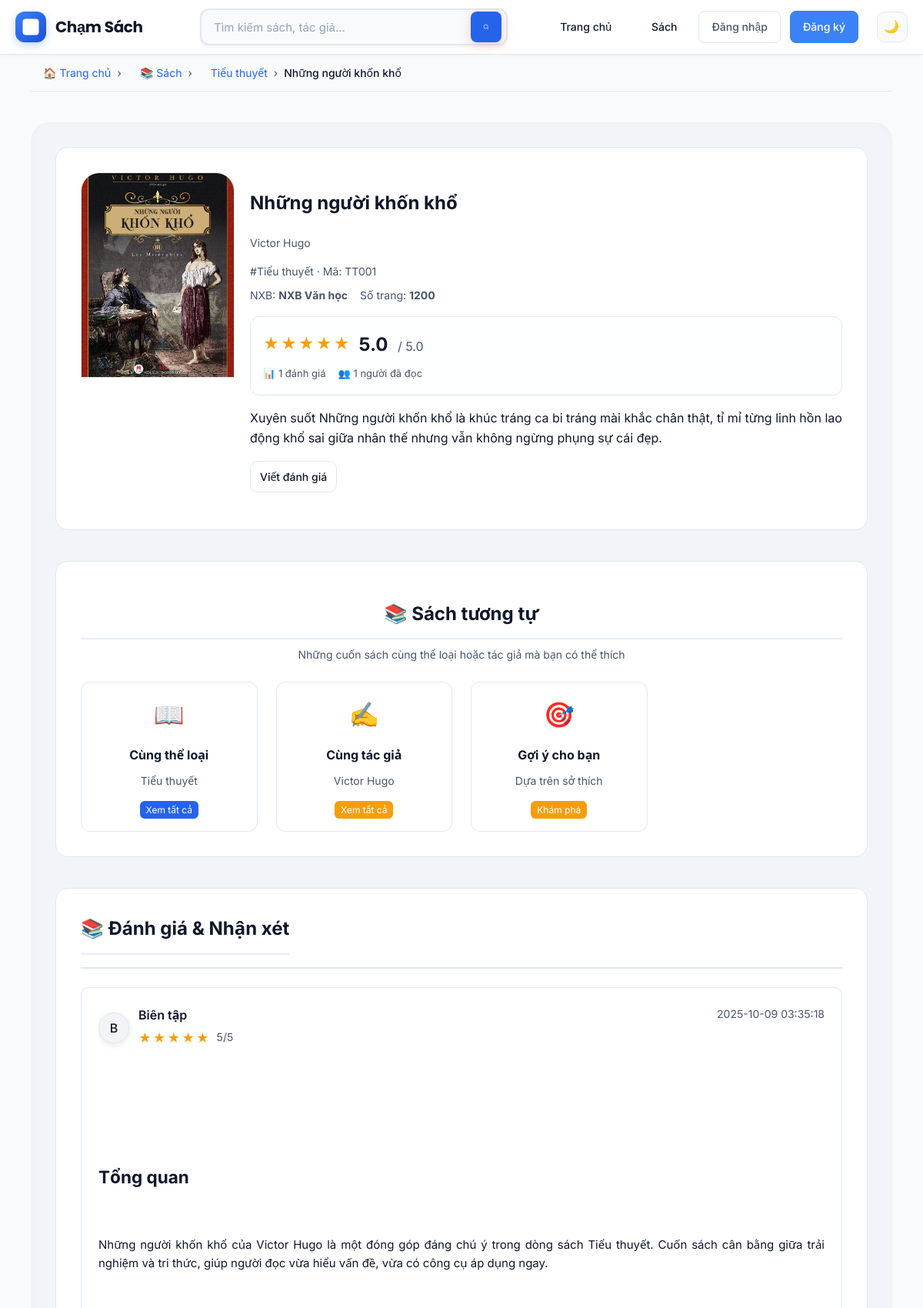
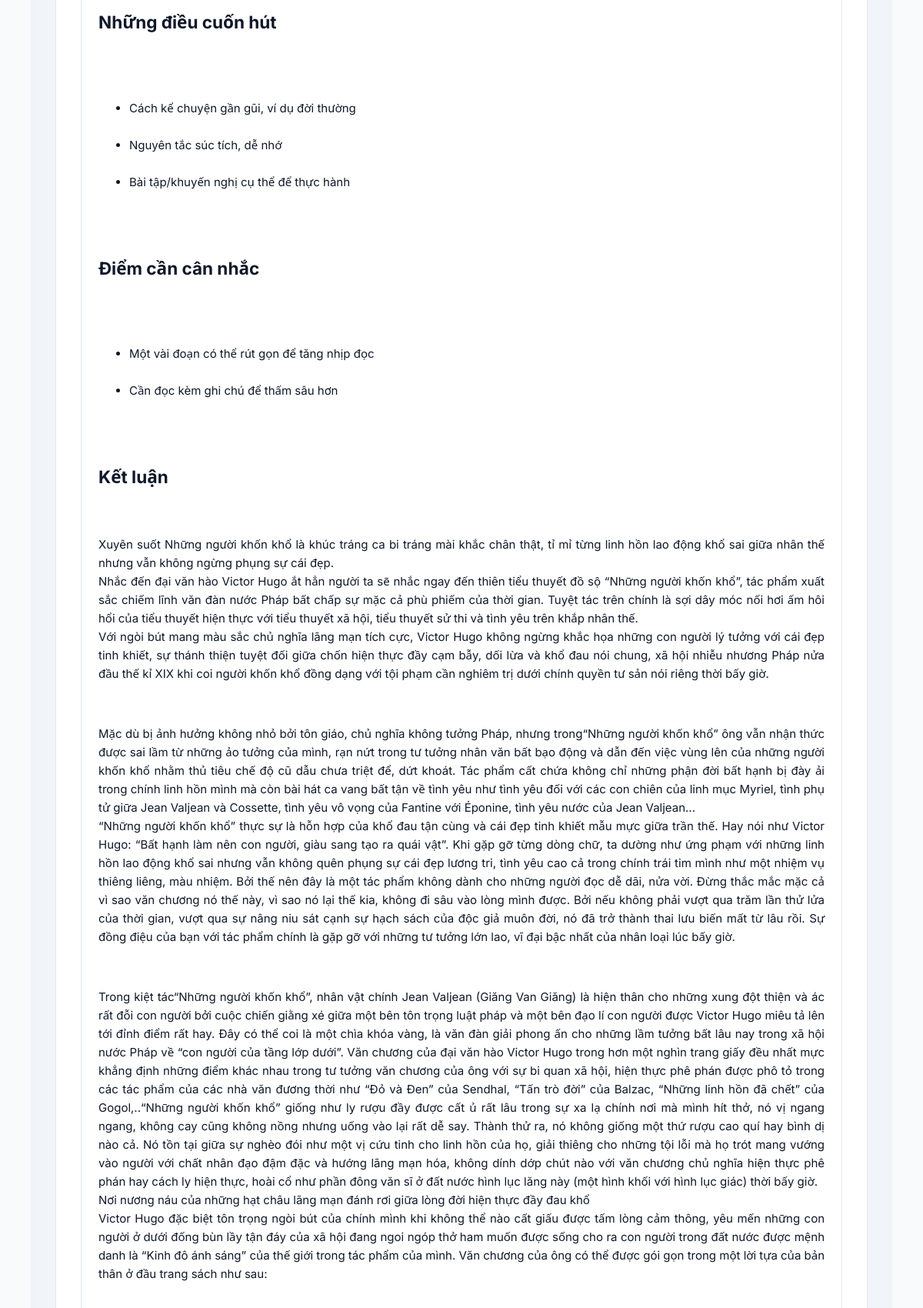
The page /books/55 (upper part) on the database its author committed (2 pictures, top to bottom).
### models.py (models this page shows)
class Book(db.Model):
    __tablename__ = "books"
    id = db.Column(db.Integer, primary_key=True)
    title = db.Column(db.String(255), nullable=False, index=True)
    author = db.Column(db.String(255), nullable=False, index=True)
    description = db.Column(db.Text)
    cover_url = db.Column(db.String(512))
    genre = db.Column(db.String(100))
    publisher = db.Column(db.String(255))
    num_pages = db.Column(db.Integer)
    book_code = db.Column(db.String(100), unique=True, index=True)
    created_at = db.Column(db.DateTime, nullable=False, default=datetime.utcnow, index=True)
    category_id = db.Column(db.Integer, db.ForeignKey("categories.id"), index=True)
    price = db.Column(db.Numeric(10, 2), nullable=False, default=0)
    stock = db.Column(db.Integer, nullable=False, default=0)
    isbn = db.Column(db.String(50), unique=True)
    is_active = db.Column(db.Boolean, nullable=False, default=True, index=True)
    category = db.relationship("Category", back_populates="books", lazy="joined")
    order_items = db.relationship("OrderItem", back_populates="book")

### tables this page shows
CREATE TABLE reviews (
    id INTEGER PRIMARY KEY AUTOINCREMENT,
    book_id INTEGER NOT NULL,
    reviewer TEXT NOT NULL,
    rating INTEGER CHECK(rating BETWEEN 1 AND 5) NOT NULL,
    content TEXT,
    created_at DATETIME DEFAULT CURRENT_TIMESTAMP, status TEXT DEFAULT 'approved', moderated_at DATETIME, moderated_by TEXT, reject_reason TEXT, details TEXT,
    FOREIGN KEY(book_id) REFERENCES books(id) ON DELETE CASCADE
);

### app.py (the view, shortened to what this page needs)
    @app.route("/books/<int:book_id>")
    def book_detail(book_id: int):
        db = get_db()
        book = db.execute(
            """SELECT id, title, author, cover_url, description, COALESCE(genre,'Khác') as genre,
               publisher, num_pages, book_code, category_id, COALESCE(price, 0) as price,
               COALESCE(stock, 0) as stock FROM books WHERE id=? AND (is_active IS NULL OR is_active=1)""",
            (book_id,),
        ).fetchone()
        if not book:
            flash("Không tìm thấy sách.")
            return redirect(url_for("books_list"))
        book = SimpleNamespace(**dict(book))
        reviews = db.execute(
            "SELECT id, reviewer, rating, content, details, created_at, status FROM reviews WHERE book_id=? AND status='approved' ORDER BY created_at DESC",
            (book_id,),
        ).fetchall()
        review_ids = [r["id"] for r in reviews]
        votes_map = {}
        if review_ids:
            qmarks = ",".join(["?"] * len(review_ids))
            rows = db.execute(f"SELECT review_id, COUNT(1) as c FROM review_votes WHERE review_id IN ({qmarks}) GROUP BY review_id", review_ids).fetchall()
            votes_map = {row["review_id"]: row["c"] for row in rows}
        comments_map = {}
        if review_ids:
            qmarks = ",".join(["?"] * len(review_ids))
            rows = db.execute(f"SELECT id, review_id, parent_id, author, content, created_at FROM review_comments WHERE review_id IN ({qmarks}) ORDER BY created_at ASC", review_ids).fetchall()
            for row in rows:
                comments_map.setdefault(row["review_id"], []).append(row)
        tags = db.execute(
            "SELECT t.name FROM tags t JOIN book_tags bt ON bt.tag_id=t.id WHERE bt.book_id=? ORDER BY t.name",
            (book_id,),
        ).fetchall()
        avg_row = db.execute("SELECT ROUND(AVG(rating),1) as avg_rating, COUNT(1) as total FROM reviews WHERE book_id=? AND status='approved'", (book_id,)).fetchone()
        avg_rating = avg_row["avg_rating"] if avg_row and avg_row["avg_rating"] is not None else None
        total_reviews = avg_row["total"] if avg_row else 0
        is_bookmarked = False
        if session.get("user_id"):
            row = db.execute("SELECT 1 FROM bookmarks WHERE user_id=? AND book_id=?", (session["user_id"], book_id)).fetchone()
            is_bookmarked = bool(row)
        current_shelf = None
        if session.get("user_id"):
            shelf_row = db.execute("SELECT shelf_type FROM user_shelves WHERE user_id=? AND book_id=?", (session["user_id"], book_id)).fetchone()
            if shelf_row:
                current_shelf = shelf_row["shelf_type"]
        return render_template("book_detail.html", book=book, reviews=reviews, avg_rating=avg_rating, total_reviews=total_reviews, tags=[r[0] for r in tags], votes_map=votes_map, comments_map=comments_map, render_markdown=render_markdown_safe, is_bookmarked=is_bookmarked, current_shelf=current_shelf, total_readers=total_reviews)

### utils/markdown.py (called while the page is built)
def render_markdown_safe(text: str) -> str:
    if not text:
        return ""
    html = md.render(text)
    return bleach.clean(
        html,
        tags=ALLOWED_TAGS,
        attributes=ALLOWED_ATTRS,
        protocols=["http", "https", "mailto"],
        strip=True
    )

### templates/book_detail.html (shortened to what this page needs)
{% extends 'base.html' %}
{% block content %}
<nav class="breadcrumb" style="margin-bottom: 16px; padding: 12px 0; border-bottom: 1px solid var(--border);">
  <div style="display: flex; align-items: center; gap: 8px; font-size: 14px; color: var(--muted);">
    <a href="{{ url_for('home') }}" style="color: var(--primary); text-decoration: none;">🏠 Trang chủ</a>
    <span>›</span>
    <a href="{{ url_for('books_list') }}" style="color: var(--primary); text-decoration: none;">📚 Sách</a>
    {% if book.genre %}
    <span>›</span>
    <a href="{{ url_for('books_list', genre=book.genre) }}" style="color: var(--primary); text-decoration: none;">{{ book.genre }}</a>
    {% endif %}
    <span>›</span>
    <span style="color: var(--text); font-weight: 500;">{{ book.title[:30] }}{% if book.title|length > 30 %}...{% endif %}</span>
  </div>
</nav>
<article class="book-detail">
  <div class="book-header" style="gap: 20px;">
    <img src="{{ book.cover_url or url_for('static', filename='placeholder.jpg') }}" alt="{{ book.title }}" class="book-cover">
    <div>
      <h2>{{ book.title }}</h2>
      <p class="muted">{{ book.author }}</p>
      <p class="muted" style="margin:4px 0">#{{ book.genre or 'Khác' }} {% if book.book_code %} · Mã: {{ book.book_code }}{% endif %}</p>
      <ul class="muted" style="list-style:none;padding:0;margin:8px 0;display:flex;gap:16px;flex-wrap:wrap">
        {% if book.publisher %}<li>NXB: <strong>{{ book.publisher }}</strong></li>{% endif %}
        {% if book.num_pages %}<li>Số trang: <strong>{{ book.num_pages }}</strong></li>{% endif %}
      </ul>
      {% if avg_rating %}
      <div class="rating-section" style="margin: 16px 0; padding: 16px; background: color-mix(in oklab, var(--panel) 92%, var(--bg)); border-radius: 12px; border: 1px solid var(--border);">
        <div class="rating-display" style="display: flex; align-items: center; gap: 12px; margin-bottom: 8px;">
          <div class="stars-display" style="display: flex; gap: 2px;">
            {% for i in range(5) %}
              <span style="font-size: 20px; color: {% if i < avg_rating|int %}var(--icon-primary){% else %}var(--muted){% endif %};">★</span>
            {% endfor %}
          </div>
          <div class="rating-info">
            <span style="font-size: 24px; font-weight: 700; color: var(--text);">{{ "%.1f"|format(avg_rating) }}</span>
            <span style="color: var(--muted); margin-left: 8px;">/ 5.0</span>
          </div>
        </div>
        <div class="rating-stats" style="display: flex; gap: 16px; font-size: 13px; color: var(--muted); flex-wrap: wrap;">
          <span>📊 {{ total_reviews }} đánh giá</span>
          <span>👥 {{ total_readers }} người đã đọc</span>
        </div>
      </div>
      {% else %}
      <div class="no-rating" style="margin: 16px 0; padding: 16px; background: rgba(255,255,255,0.02); border-radius: 12px; border: 1px dashed var(--border); text-align: center;">
        <p style="margin: 0; color: var(--muted);">Chưa có đánh giá nào. Hãy là người đầu tiên đánh giá cuốn sách này!</p>
      </div>
      {% endif %}
      <p>{{ book.description }}</p>
      <p><a class="btn" href="#write-review-section" id="write-review-btn">Viết đánh giá</a></p>
    </div>
  </div>
  <section class="similar-books" style="margin: 40px 0;">
    <div class="section-header" style="margin-bottom: 24px;">
      <h3 style="margin: 0; font-size: 24px; font-weight: 700; color: var(--text);">📚 Sách tương tự</h3>
      <p style="margin: 8px 0 0 0; color: var(--muted); font-size: 14px;">Những cuốn sách cùng thể loại hoặc tác giả mà bạn có thể thích</p>
    </div>
    <div class="similar-books-grid" style="display: grid; grid-template-columns: repeat(auto-fill, minmax(200px, 1fr)); gap: 20px;">
      <div class="similar-book-card" style="background: var(--panel); border: 1px solid var(--border); border-radius: 12px; padding: 16px; text-align: center; transition: all 0.3s ease; cursor: pointer;" onclick="window.location.href='{{ url_for('books_list', genre=book.genre) }}'">
        <div style="font-size: 32px; margin-bottom: 12px;">📖</div>
        <h4 style="margin: 0 0 8px 0; font-size: 16px; color: var(--text);">Cùng thể loại</h4>
        <p style="margin: 0; color: var(--muted); font-size: 14px;">{{ book.genre or 'Khác' }}</p>
        <div style="margin-top: 12px;">
          <span style="background: var(--primary); color: white; padding: 4px 8px; border-radius: 6px; font-size: 12px;">Xem tất cả</span>
        </div>
      </div>
      <div class="similar-book-card" style="background: var(--panel); border: 1px solid var(--border); border-radius: 12px; padding: 16px; text-align: center; transition: all 0.3s ease; cursor: pointer;" onclick="window.location.href='{{ url_for('books_list', q=book.author) }}'">
        <div style="font-size: 32px; margin-bottom: 12px;">✍️</div>
        <h4 style="margin: 0 0 8px 0; font-size: 16px; color: var(--text);">Cùng tác giả</h4>
        <p style="margin: 0; color: var(--muted); font-size: 14px;">{{ book.author }}</p>
        <div style="margin-top: 12px;">
          <span style="background: var(--accent); color: white; padding: 4px 8px; border-radius: 6px; font-size: 12px;">Xem tất cả</span>
        </div>
      </div>
      <div class="similar-book-card" style="background: var(--panel); border: 1px solid var(--border); border-radius: 12px; padding: 16px; text-align: center; transition: all 0.3s ease; cursor: pointer;" onclick="window.location.href='{{ url_for('books_list') }}'">
        <div style="font-size: 32px; margin-bottom: 12px;">🎯</div>
        <h4 style="margin: 0 0 8px 0; font-size: 16px; color: var(--text);">Gợi ý cho bạn</h4>
        <p style="margin: 0; color: var(--muted); font-size: 14px;">Dựa trên sở thích</p>
        <div style="margin-top: 12px;">
          <span style="background: var(--icon-primary); color: white; padding: 4px 8px; border-radius: 6px; font-size: 12px;">Khám phá</span>
        </div>
      </div>
    </div>
  </section>
  <section id="reviews-section" style="margin-top: 40px;">
    <div class="reviews-header" style="display: flex; justify-content: space-between; align-items: center; margin-bottom: 24px; padding-bottom: 16px; border-bottom: 2px solid var(--border);">
      <h3 style="margin: 0; font-size: 24px; font-weight: 700; color: var(--text);">📚 Đánh giá & Nhận xét</h3>
    </div>
    {% if reviews %}
    <div class="reviews-container" style="display: flex; flex-direction: column; gap: 20px;">
      {% for r in reviews %}
      <div class="review-card" style="background: var(--panel); border: 1px solid var(--border); border-radius: 8px; padding: 20px; transition: all 0.2s ease; position: relative;">
        <div class="review-header" style="display: flex; justify-content: space-between; align-items: flex-start; margin-bottom: 16px;">
          <div style="display: flex; align-items: center; gap: 12px;">
            <div class="reviewer-avatar" style="width: 40px; height: 40px; border-radius: 50%; background: #f3f4f6; border: 1px solid var(--border); display: flex; align-items: center; justify-content: center; color: var(--text); font-size: 16px; font-weight: 500; flex-shrink: 0;">
              {{ r.reviewer[0].upper() }}
            </div>
            <div>
              <div style="font-weight: 600; font-size: 16px; color: var(--text); margin-bottom: 4px;">{{ r.reviewer }}</div>
              <div class="stars" style="display: flex; gap: 2px; margin-bottom: 4px;">
                {% for i in range(r.rating) %}
                  <span style="font-size: 16px; color: var(--icon-primary);">★</span>
                {% endfor %}
                <span style="margin-left: 8px; color: var(--muted); font-size: 14px;">{{ r.rating }}/5</span>
              </div>
            </div>
          </div>
          <div style="text-align: right; color: var(--muted); font-size: 14px;">
            {{ r.created_at }}
          </div>
        </div>
        <div class="review-content" style="margin-bottom: 16px;">
          <div style="line-height: 1.6; color: var(--text); font-size: 15px;">
          {{ render_markdown(r.content)|safe }}
          </div>
        </div>
          {% set items = comments_map.get(r.id, []) %}
      </div>
      {% endfor %}
    </div>
    {% endif %}
  </section>
</article>
{% endblock %}

### static/enhanced-styles.css (style rules this page uses)
.book-detail .muted { overflow: visible; white-space: normal; }
:root { --white: #ffffff; --gray-50: #f9fafb; --gray-100: #f3f4f6; --gray-200: #e5e7eb; --gray-300: #d1d5db; --gray-400: #9ca3af; --gray-500: #6b7280; --gray-600: #4b5563; --gray-700: #374151; --gray-800: #1f2937; --gray-900: #111827; --success: #10b981; --warning: #f59e0b; --error: #ef4444; --info: #3b82f6; --bg-primary: var(--panel); --bg-secondary: var(--bg); --bg-tertiary: color-mix(in oklab, var(--panel) 92%, var(--bg)); --text-primary: var(--text); --text-secondary: var(--muted); --text-tertiary: color-mix(in oklab, var(--muted) 75%, var(--text)); --text-inverse: #ffffff; --border-light: var(--border); --border-medium: color-mix(in oklab, var(--border) 70%, var(--text) 30%); --border-dark: color-mix(in oklab, var(--border) 50%, var(--text) 50%); --shadow-sm: 0 1px 2px 0 rgba(0, 0, 0, 0.05); --shadow-md: 0 4px 6px -1px rgba(0, 0, 0, 0.1), 0 2px 4px -1px rgba(0, 0, 0, 0.06); --shadow-lg: var(--shadow); --shadow-xl: 0 20px 25px -5px rgba(0, 0, 0, 0.1), 0 10px 10px -5px rgba(0, 0, 0, 0.04); --shadow-2xl: 0 25px 50px -12px rgba(0, 0, 0, 0.25); --space-1: 0.25rem; --space-2: 0.5rem; --space-3: 0.75rem; --space-4: 1rem; --space-5: 1.25rem; --space-6: 1.5rem; --space-8: 2rem; --space-10: 2.5rem; --space-12: 3rem; --space-16: 4rem; --space-20: 5rem; --font-size-xs: 0.75rem; --font-size-sm: 0.875rem; --font-size-base: 1rem; --font-size-lg: 1.125rem; --font-size-xl: 1.25rem; --font-size-2xl: 1.5rem; --font-size-3xl: 1.875rem; --font-size-4xl: 2.25rem; --font-weight-normal: 400; --font-weight-medium: 500; --font-weight-semibold: 600; --font-weight-bold: 700; --font-weight-extrabold: 800; --line-height-tight: 1.25; --line-height-normal: 1.5; --line-height-relaxed: 1.75; --radius-sm: 0.25rem; --radius-md: 0.375rem; --radius-lg: 0.5rem; --radius-xl: 0.75rem; --radius-2xl: 1rem; --radius-3xl: 1.5rem; --radius-full: 9999px; --transition-fast: 150ms ease-in-out; --transition-normal: 250ms ease-in-out; --transition-slow: 350ms ease-in-out; --z-dropdown: 1000; --z-sticky: 1020; --z-fixed: 1030; --z-modal-backdrop: 1040; --z-modal: 1050; --z-popover: 1060; --z-tooltip: 1070; }
.book-cover { position: relative; width: 100%; aspect-ratio: 3/4; overflow: hidden; background: var(--bg-secondary); border-radius: var(--radius-3xl) var(--radius-3xl) 0 0; box-shadow: inset 0 2px 8px rgba(0, 0, 0, 0.06); }
.book-cover::after { content: ''; position: absolute; top: 0; left: 0; right: 0; bottom: 0; background: linear-gradient(to bottom, rgba(0,0,0,0.04), rgba(0,0,0,0.12)); opacity: 0.6; transition: opacity var(--transition-normal); z-index: 1; }

### static/layout-enhancements.css (style rules this page uses)
.similar-books-grid { display: grid !important; grid-template-columns: repeat(auto-fill, minmax(200px, 1fr)) !important; gap: 20px !important; width: 100% !important; max-width: none !important; }
@media (min-width: 1200px) { .similar-books-grid { grid-template-columns: repeat(auto-fill, minmax(220px, 1fr)) !important; gap: 24px !important; } }
.card, .panel, .feature-card, .review-showcase-card, .stat-item, .similar-book-card { width: 100% !important; max-width: none !important; }

### rows shown on the page
Book: title "Những người khốn khổ", cover_url (picture), author "Victor Hugo", book_code "TT001", publisher "NXB Văn học", num_pages "1200", description "Xuyên suốt Những người khốn khổ là khúc tráng ca bi tráng mài khắc chân thật, tỉ mỉ từng linh hồn lao động khổ sai giữa nhân thế nhưng vẫn không ngừng phụng sự cái đẹp."
reviews: reviewer "B", reviewer "Biên tập", rating "5", created_at "2025-10-09 03:35:18", content "Tổng quan Những người khốn khổ của Victor Hugo là một đóng góp đáng chú ý trong dòng sách Tiểu thuyết. Cuốn sách cân bằng giữa trải nghiệm và tri thức, giúp người đọc vừa hiểu vấn đề, vừa có công cụ áp dụng ngay. Những điều cuốn hút Cách kể chuyện gần gũi, ví dụ đời thường Nguyên tắc súc tích, dễ nhớ Bài tập/khuyến nghị cụ thể để thực hành Điểm cần cân nhắc Một vài đoạn có thể rút gọn để tăng nhịp đọc Cần đọc kèm ghi chú để thấm sâu hơn Kết luận Xuyên suốt Những người khốn khổ là khúc tráng ca bi tráng mài khắc chân thật, tỉ mỉ từng linh hồn lao động khổ sai giữa nhân thế nhưng vẫn không ngừng phụng sự cái đẹp. Nhắc đến đại văn hào Victor Hugo ắt hẳn người ta sẽ nhắc ngay đến thiên tiểu…"

### other values the page prints
{{ book.genre }} "Tiểu thuyết"
{{ book.genre or 'Khác' }} "Tiểu thuyết"
{{ "%.1f"|format(avg_rating) }} "5.0"
{{ total_reviews }} "1"
{{ total_readers }} "1"
